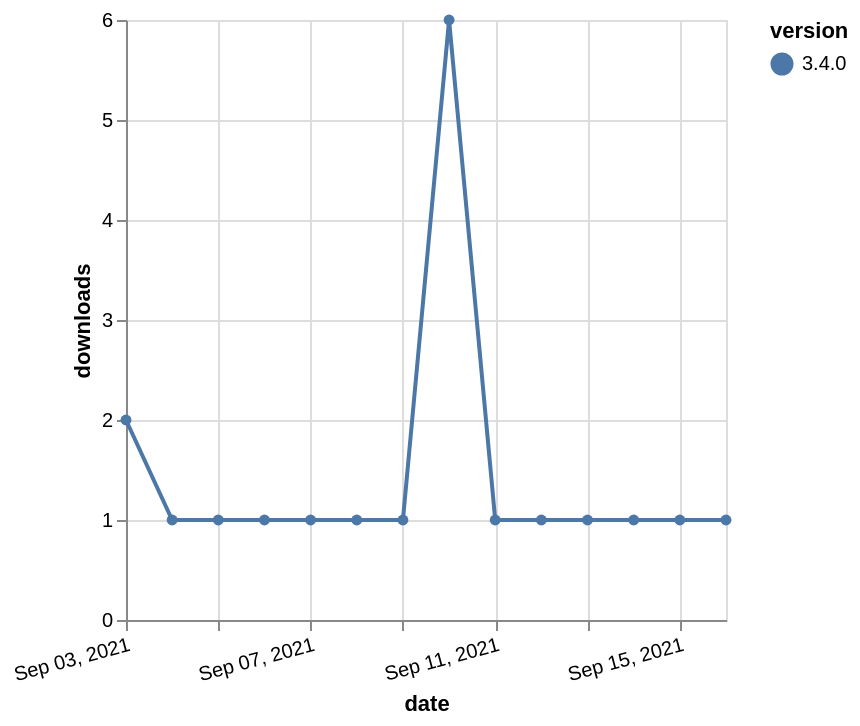

Here is the Vega-Lite specification saved for this chart:
### Vega-Lite specification from a JSON file in a GitHub repository (floating-point values rounded to 4 significant figures)
{"$schema": "https://vega.github.io/schema/vega-lite/v5.json", "description": "A simple bar chart with embedded data.", "data": {"values": [{"date": "2021-09-03", "total": 500, "delta": 2, "version": "3.4.0"}, {"date": "2021-09-04", "total": 501, "delta": 1, "version": "3.4.0"}, {"date": "2021-09-05", "total": 502, "delta": 1, "version": "3.4.0"}, {"date": "2021-09-06", "total": 503, "delta": 1, "version": "3.4.0"}, {"date": "2021-09-07", "total": 504, "delta": 1, "version": "3.4.0"}, {"date": "2021-09-08", "total": 505, "delta": 1, "version": "3.4.0"}, {"date": "2021-09-09", "total": 506, "delta": 1, "version": "3.4.0"}, {"date": "2021-09-10", "total": 512, "delta": 6, "version": "3.4.0"}, {"date": "2021-09-11", "total": 513, "delta": 1, "version": "3.4.0"}, {"date": "2021-09-12", "total": 514, "delta": 1, "version": "3.4.0"}, {"date": "2021-09-13", "total": 515, "delta": 1, "version": "3.4.0"}, {"date": "2021-09-14", "total": 516, "delta": 1, "version": "3.4.0"}, {"date": "2021-09-15", "total": 517, "delta": 1, "version": "3.4.0"}, {"date": "2021-09-16", "total": 518, "delta": 1, "version": "3.4.0"}]}, "width": "container", "mark": {"type": "line", "point": {"filled": true}}, "encoding": {"x": {"field": "date", "type": "temporal", "timeUnit": "yearmonthdate", "title": "date", "axis": {"labelAngle": -15}}, "y": {"field": "delta", "type": "quantitative", "title": "downloads"}, "color": {"field": "version", "type": "nominal"}, "tooltip": {"field": "delta"}}}
